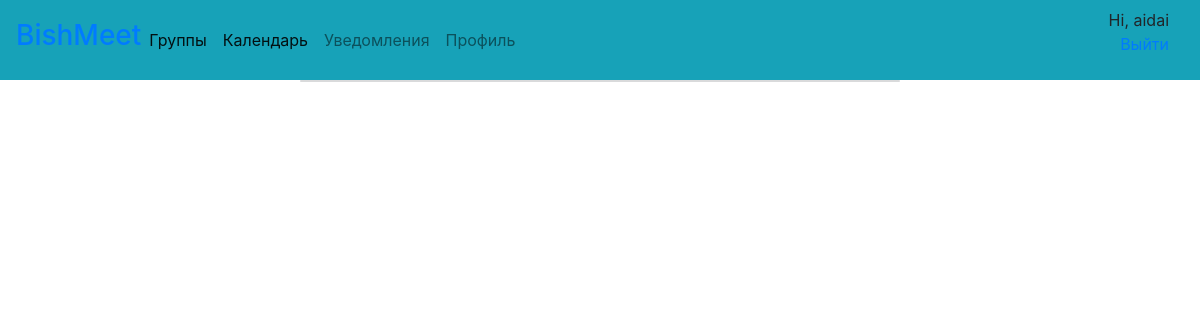
The page /notifications/ (signed in) on the database as committed earlier.
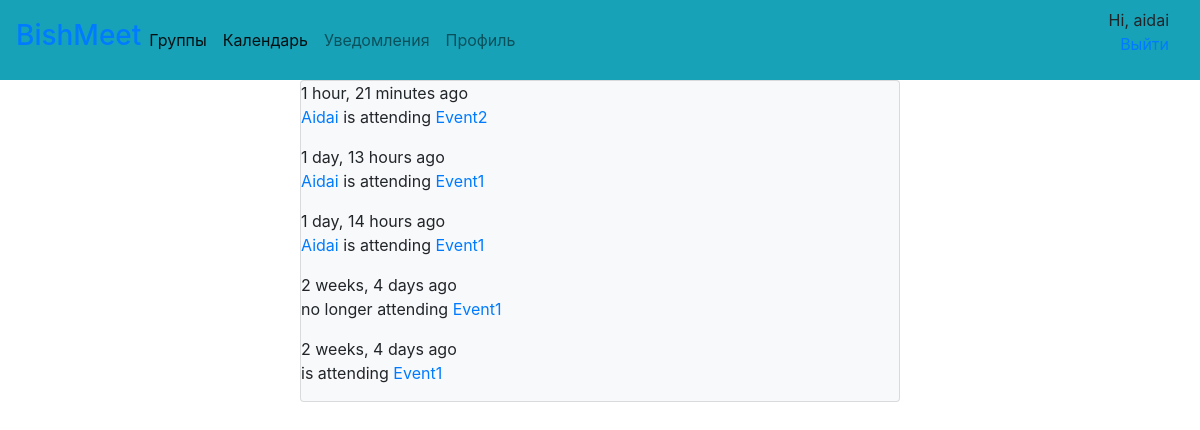
The same page on the database as committed later.
### actions/models.py (models this page shows)
class Action(models.Model):
    user = models.ForeignKey(settings.AUTH_USER_MODEL, related_name='actions', db_index=True, on_delete=models.CASCADE)
    verb = models.CharField(max_length=200)
    created = models.DateTimeField(auto_now_add=True, db_index=True)
    target_ct = models.ForeignKey(ContentType, blank=True, null=True, related_name='target_obj',
                                  on_delete=models.CASCADE)
    target_id = models.PositiveIntegerField(null=True, blank=True, db_index=True)
    target = GenericForeignKey('target_ct', 'target_id')
    class Meta:
        ordering = ('-created',)

### events/models.py (models this page shows, shortened)
class Event(models.Model):
    user = models.ForeignKey(User, related_name='events', on_delete=models.CASCADE)
    group = models.ForeignKey(Group, related_name='events', null=True, blank=True, on_delete=models.CASCADE)
    name = models.CharField(max_length=50)
    details = HTMLField('Details')
    venue = models.CharField(max_length=200)
    date = models.DateField(help_text='Please use the following format: <em>YYYY-MM-DD</em>.')
    time = models.TimeField(help_text='Please use the following format: <em>HH:MM:SS<em>')
    attendees = models.ManyToManyField(settings.AUTH_USER_MODEL, related_name='attending', blank=True)
    num_of_attendees = models.PositiveIntegerField(default=0, blank=True)
    class Meta:
        verbose_name = 'event'
        verbose_name_plural = 'events'
        ordering = ['date', 'time']
    def get_absolute_url(self):
        return reverse('events:event-detail', kwargs={'pk': self.pk})
    def __str__(self):
        return self.name

### actions/views.py (the view)
# urls.py: path('', views.NotificationList.as_view(), name='notification_list')
class NotificationList(ListView):
    model = Action
    template_name = 'actions/notifications.html'
    context_object_name = 'actions'
    def get_queryset(self):
        return Action.objects.exclude(user=self.request.user)

### actions/templates/actions/notifications.html (shortened to what this page needs)
{% extends 'events/base.html' %}
    {% block content %}
        <div class="mx-auto w-50 card bg-light">
        {% for action in actions %}
            {% with user=action.user profile=action.user.profile  %}
            <div>
                <div>
                    <p>
                        <span>{{ action.created|timesince }} ago</span>
                        <br>
                        <a href="{{ user.get_absolute_url }}">{{ user.first_name }}</a>
                        {{ action.verb }}
                        {% if action.target %}
                            {% with target=action.target  %}
                                <a href="{{ target.get_absolute_url }}">{{ target }}</a>
                            {% endwith %}
                        {% endif %}
                    </p>
                </div>
            </div>
            {% endwith %}
        {% endfor %}
        </div>
    {% endblock %}

### events/templates/events/base.html (shortened to what this page needs)
{% extends "base.html" %}

### templates/base.html (shortened to what this page needs)
{% load static %}
<!DOCTYPE html>
<html lang="en">
    <head>
        <link rel="stylesheet" href="./src/css/bootstrap-reboot.min.css">
        <link rel="stylesheet" href="./src/css/bootstrap-grid.min.css">
        <link rel="stylesheet" href="https://stackpath.bootstrapcdn.com/bootstrap/4.5.0/css/bootstrap.min.css">
        <link rel="stylesheet" href="https://stackpath.bootstrapcdn.com/font-awesome/4.7.0/css/font-awesome.min.css">
    </head>
<body>
    <nav class="navbar navbar-expand-lg navbar-light bg-info sticky-top">
        <h3 class="logo_text"><a href="{% url 'home' %}"> BishMeet </a></h3>
            <ul class="navbar-nav mr-auto">
                <li class="nav-item active">
                    <a class="nav-item nav-link" href="{% url 'groups:all' %}"> Группы </a>
                </li>
                <li class="nav-item active">
                    <a class="nav-item nav-link" href="{% url 'events:event-list' %}"> Календарь </a>
                </li>
                <li class="nav-item">
                    <a class="nav-link" href="{% url 'actions:notification_list' %}"> Уведомления </a>
                </li>
                <li class="nav-item">
                    <a class="nav-link" href="{% url 'userprofile:edit' %}"> Профиль </a>
                </li>
            </ul>
            <div class="col-3 .p-r-20 text-right">
                {% if user.is_authenticated %}
                    Hi, {{ user.username }}
                    <p><a href="{% url 'logout' %}"> Выйти </a></p>
                {% else %}
                    <p>You are not logged in</p>
                    <a class="menu_items_text"><a href="{% url 'login' %}"> Войти </a>
                    <a class="menu_items_text"><a href="{% url 'accounts:signup' %}"> Зарегистрироваться </a>
                {% endif %}
            </div>
    </nav>
    {% block content %}
    {% endblock %}
</body>
</html>

Rows that differ between the two databases and show on the page:
added Action: created "1 hour, 21 minutes", user.first_name "Aidai", verb "is attending", target "Event2"
added Action: created "1 day, 13 hours", user.first_name "Aidai", verb "is attending", target "Event1"
added Action: created "1 day, 14 hours", user.first_name "Aidai", verb "is attending", target "Event1"
added Action: created "2 weeks, 4 days", verb "no longer attending", target "Event1"
added Action: created "2 weeks, 4 days", verb "is attending", target "Event1"
